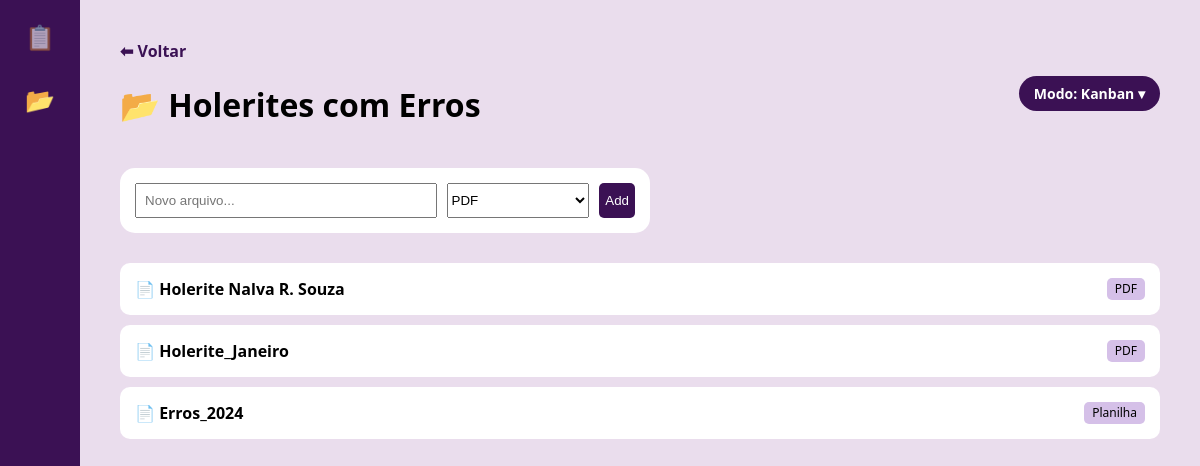
Page /pasta/9 on the committed database.
### tables this page shows
CREATE TABLE pastas (
        id INTEGER PRIMARY KEY AUTOINCREMENT,
        nome TEXT NOT NULL,
        icone TEXT DEFAULT 'folder',
        data_criacao TEXT
    );

CREATE TABLE arquivos (
        id INTEGER PRIMARY KEY AUTOINCREMENT,
        id_pasta INTEGER, 
        nome_arquivo TEXT NOT NULL,
        tipo TEXT,
        link_download TEXT,
        data_upload TEXT, status TEXT DEFAULT 'Pendências',
        FOREIGN KEY (id_pasta) REFERENCES pastas (id)
    );

### app.py (the view, shortened to what this page needs)
@app.route('/pasta/<int:id_pasta>', methods=['GET', 'POST'])
def abrir_pasta(id_pasta):
    modo = request.args.get('modo', 'lista')
    conexao = sqlite3.connect('cerandolia.db')
    cursor = conexao.cursor()
    cursor.execute("SELECT nome FROM pastas WHERE id = ?", (id_pasta,))
    nome_pasta = cursor.fetchone()[0]
    cursor.execute("SELECT * FROM arquivos WHERE id_pasta = ?", (id_pasta,))
    arquivos = cursor.fetchall()
    conexao.close()
    return render_template('pasta.html', nome_pasta=nome_pasta, arquivos=arquivos, id_pasta=id_pasta, modo=modo)

### templates/pasta.html (shortened to what this page needs)
<!DOCTYPE html>
<html lang="pt-br">
<head>
</head>
<body>
    <div class="sidebar">
        <a href="/">📋</a>
        <a href="/knowledge-hub" style="opacity: 1;">📂</a>
    </div>
    <div class="content">
        <div class="header-pasta">
            <div>
                <a href="/knowledge-hub" style="color: #3b1154; text-decoration: none; font-weight: bold;">⬅ Voltar</a>
                <h1>📂 {{ nome_pasta }}</h1>
            </div>
            {% if modo == 'lista' %}
                <a href="/pasta/{{ id_pasta }}?modo=kanban" class="btn-modo">Modo: Kanban ▾</a>
            {% else %}
                <a href="/pasta/{{ id_pasta }}?modo=lista" class="btn-modo">Modo: Lista ▾</a>
            {% endif %}
        </div>
        {% if modo == 'lista' %}
        <div style="background: white; padding: 15px; border-radius: 15px; margin-bottom: 30px; max-width: 500px;">
            <form method="POST" style="display: flex; gap: 10px;">
                <input type="text" name="nome_arquivo" placeholder="Novo arquivo..." required style="flex: 2; padding: 8px;">
                <select name="tipo" style="flex: 1;"><option>PDF</option><option>Imagem</option><option>Planilha</option></select>
                <button type="submit" style="background: #3b1154; color: white; border: none; border-radius: 5px; cursor: pointer;">Add</button>
            </form>
        </div>
        <div class="lista">
            {% for arq in arquivos %}
            <div class="arquivo-lista">
                <span>📄 <strong>{{ arq[2] }}</strong></span>
                <span style="background: #d5c0e8; padding: 2px 8px; border-radius: 5px; font-size: 12px;">{{ arq[3] }}</span>
            </div>
            {% endfor %}
        </div>
        {% endif %}
    </div>
</body>
</html>

### templates/pasta.html (style rules this page uses)
body { font-family: 'Segoe UI', sans-serif; background-color: #eadded; margin: 0; display: flex; min-height: 100vh; }
.sidebar { width: 80px; background-color: #3b1154; display: flex; flex-direction: column; align-items: center; padding-top: 20px; position: sticky; top: 0; height: 100vh; }
.sidebar a { color: white; text-decoration: none; margin-bottom: 30px; font-size: 24px; opacity: 0.6; }
.content { flex: 1; padding: 40px; position: relative; }
.header-pasta { display: flex; justify-content: space-between; align-items: center; margin-bottom: 20px; }
.btn-modo { background: #3b1154; color: white; padding: 8px 15px; border-radius: 20px; text-decoration: none; font-size: 14px; font-weight: bold; }
.arquivo-lista { background: white; padding: 15px; border-radius: 10px; margin-bottom: 10px; display: flex; justify-content: space-between; }

### rows in the picture
pastas: nome "Holerites com Erros"
arquivos: nome_arquivo "Holerite Nalva R. Souza", tipo "PDF"
arquivos: nome_arquivo "Holerite_Janeiro", tipo "PDF"
arquivos: nome_arquivo "Erros_2024", tipo "Planilha"
